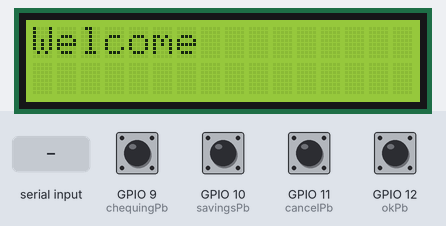
Simulated run of this sketch. Board: ESP32-S3. Shown: 16×2 character LCD. The test bench sets the inputs (shaded band); at power-on: GPIO 9 (chequingPb), GPIO 10 (savingsPb), GPIO 11 (cancelPb), GPIO 12 (okPb) HIGH. What the sketch prints to the serial monitor is not drawn.

Above: at 4.2 s.
4.3 s: "90,45\n" received over Serial
At 4.8 s:
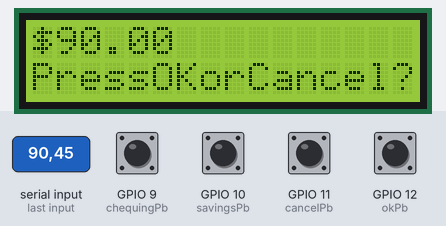
5.8 s: GPIO 11 (cancelPb) pulled LOW for 0.15 s
At 6.5 s:
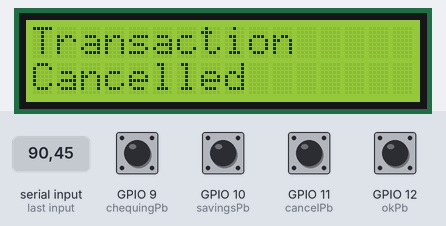
8.9 s: GPIO 12 (okPb) pulled LOW for 0.15 s
At 10.0 s:
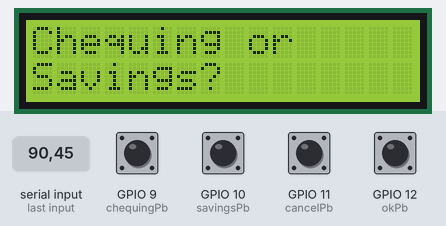
10.5 s: GPIO 9 (chequingPb) pulled LOW for 0.15 s
At 12.0 s:
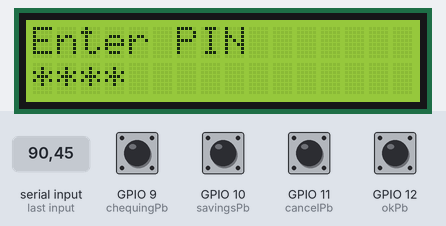
Timing chart, 0 to 13.5 s (numbered marks = the images above; inputs shaded):
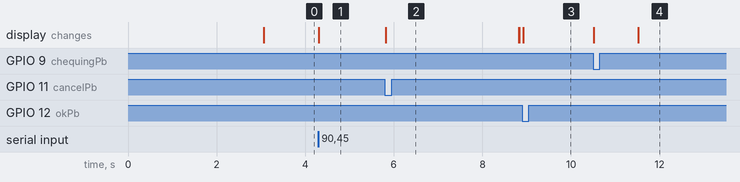

The sketch:

DebitMachine.ino
```cpp
/*
   FILE          : DebitMachine.ino
   PROJECT       : PROG8125
   PROGRAMMER    : Rohit Bhardwaj
   FIRST VERSION : 2016-07-14
   DESCRIPTION   : Demonstrates a debit machine banking transaction that implements a state machine.
*/
//Includes
#include <LiquidCrystal.h>
#include <Bounce.h>

//Globals
LiquidCrystal lcd(19, 18, 17, 16, 15, 14); //create an lcd object
//                RS, En, D4, D5, D6, D7
Bounce chequingPb(9, 10);                  //create a pb object
Bounce savingsPb(10, 10);                  //create a pb object
Bounce cancelPb(11, 10);                   //create a pb object
Bounce okPb(12, 10);                       //create a pb object

//Function Prototypes
void displayWelcome();
void displayAmount(float amount);
float checkIfAmountRecd();
void displayOkCancel();
int8_t checkOkOrCancel();
void displayCheqOrSav();
int8_t checkCheqOrSav();
void displayEnterPin();
int16_t checkIfPinRecd();
void displayEnteredPin();
int8_t bankFunction();
void transactionAuthorized();


// FUNCTION      : displayWelcome()
// DESCRIPTION   : clears the LCD display and displays
//                 Welcome on line 1 of the display
// PARAMETERS    : None
// RETURNS       : nothing
void displayWelcome()
{
  lcd.clear();
  lcd.printf("Welcome");
}

// FUNCTION      : displayAmount()
// DESCRIPTION   : clears the LCD display and displays
//                 the $amount received on line 1 of the display
// PARAMETERS    : float - amount to display
// RETURNS       : nothing
void displayAmount(float amount)
{
  lcd.clear();
  lcd.printf("$%-9.2f", amount);
  Serial.printf("$%9.2f\n", amount);
}

// FUNCTION      : checkIfAmountRecd()
// DESCRIPTION   : Checks the serial port to see if any chars
//                 are available. If so, reads the chars using
//                 the parseFloat method so that the $amount
//                 is read.
// PARAMETERS    : none
// RETURNS       : float, the amount in $ to be debited
float checkIfAmountRecd()
{
  if (Serial.available())
  {
    return (Serial.parseFloat());
  }
  else
  {
    return -1;
  }
}

// FUNCTION      : displayOkOrCancel()
// DESCRIPTION   : displays "OK or Cancel?" on line 2 of LCD
// PARAMETERS    : none
// RETURNS       : nothing.
void displayOkCancel()
{
  lcd.setCursor(0, 1); //move to second line first position
  lcd.printf("PressOKorCancel?");
}

// FUNCTION      : checkOkOrCancel()
// DESCRIPTION   : Checks either the OK or Cancel
//                 pushbutton has been pressed.
// PARAMETERS    : none
// RETURNS       : int8_t, 3 if cancel pressed, 4 if ok
//                 ok pressed. 0 returned if neither
//                 has pressed.
int8_t checkOkOrCancel()
{
  if (cancelPb.fallingEdge())
  {
    //then the cancel pushbutton has been pressed
    return 3;
  }
  else if (okPb.fallingEdge())
  {
    //then ok pressed
    return 4;
  }
  else
  {
    return 0; //as ok or cancel was not pressed.
  }
}


// FUNCTION      : displayCheqOrSav()
// DESCRIPTION   : clears the LCD and uses line 1 & 2 of LCD to
//                 display "Cheqing or Savings?"
// PARAMETERS    : none
// RETURNS       : nothing.
void displayCheqOrSav()
{
  lcd.clear();
  lcd.printf("Chequing or ");
  lcd.setCursor(0, 1); //move to second line first position
  lcd.printf("Savings? ");
  Serial.println("Chequing or Savings?");
}

// FUNCTION      : checkCheqOrSav()
// DESCRIPTION   : Checks either the Chequing or Saving
//                 pushbutton has been pressed.
// PARAMETERS    : none
// RETURNS       : int8_t, 1 if chequing pressed, 2 if saving
//                 pressed, 3 if cancel pressed. 0 returned if
//                 neither has pressed.
int8_t checkCheqOrSav()
{
  if (chequingPb.fallingEdge())
  {
    //then the chequing pushbutton has been pressed
    return 1;
  }
  else if (savingsPb.fallingEdge())
  {
    //then saving pressed
    return 2;
  }
  else if (cancelPb.fallingEdge())
  {
    //then the cancel pushbutton has been pressed
    return 3;
  }
  else
  {
    //then neither of these pushbuttons has been pressed.
    return 0;
  }
}

// FUNCTION      : displayEnterPin()
// DESCRIPTION   : clears the LCD and displays "Enter PIN " on
//                 line 1 of LCD
// PARAMETERS    : none
// RETURNS       : nothing.
void displayEnterPin()
{
  Serial.println("Enter Pin");
  lcd.clear();
  lcd.printf("Enter PIN ");
}

// FUNCTION      : checkIfPinRecd()
// DESCRIPTION   : Checks the serial port to see if any chars
//                 are available. If so, reads the chars using
//                 the parseInt method so that the PIN
//                 is read.
// PARAMETERS    : none
// RETURNS       : int, the pin
int16_t checkIfPinRecd()
{
  int16_t pin = 0;
  if (Serial.available())
  {
    Serial.println("PIN Entered");
    pin = Serial.parseInt();
    return pin;
  }
  else
  {
    return -1;
  }
}

// FUNCTION      : displayEnetredPin()
// DESCRIPTION   : displays "****" on line 2 of LCD and then clears the
//                 LCD to display Processing on line 1 of the display
// PARAMETERS    : none
// RETURNS       : nothing.
void displayEnteredPin()
{
  lcd.setCursor(0, 1); //move to second line first position
  lcd.printf("****");
  delay(3000);         //this appears only for 3s
  lcd.clear();
  lcd.printf("Processing...");
}

// FUNCTION      : bankFunction()
// DESCRIPTION   : Checks the serial port to see if any chars
//                 are available. If so, reads the chars using
//                 the serial.read method and compares them with
//                 OK or NotOk
// PARAMETERS    : none
// RETURNS       : int8_t, 1 if ok is read , 2 if notok is read
int8_t bankFunction()
{
  char bank[5];                                            //create a character array
  if (Serial.available())                                  //checks if any character is available on the serial port
  {
    for (int x = 0; x < 5; x++)
    {
      bank[x] = Serial.read();                            //updating the char array with characters that are read from serial port
    }
    if (bank[0] == 'o' && bank[1] == 'k')
    {
      return 1;
    }
    else if ((bank[0] == 'n' && bank[1] == 'o') &&
             (bank[2] == 't' && bank[3] == 'o') &&
             (bank[4] == 'k'))
    {
      return 2;
    }
  }
}


// FUNCTION      : transactionAuthorized()
// DESCRIPTION   : clears the LCD and displays trannsaction authorized on
//                 line 1 and 2 of LCD and after that it displays printing
//                 receipt
// PARAMETERS    : none
// RETURNS       : nothing
void transactionAuthorized()
{
  Serial.println("Transaction Authorized ");
  lcd.clear();
  lcd.printf("Transaction");
  lcd.setCursor(0, 1);
  lcd.printf("Authorized");
  delay(3000);
  lcd.clear();
  lcd.printf("Printing");
  lcd.setCursor(0, 1);
  lcd.printf("Receipt");
  delay(3000);
  displayWelcome();
}
void setup()
{
  pinMode(9, INPUT_PULLUP);
  pinMode(10, INPUT_PULLUP);
  pinMode(11, INPUT_PULLUP);
  pinMode(12, INPUT_PULLUP);

  Serial.begin(9600);

  lcd.begin (2, 16);
  lcd.printf("debit Demo");
  delay(3000);
  lcd.clear();
  displayWelcome();
}

void loop()
{
  float amount = 0;                //used to hold the transaction amount
  int16_t myPin = 0;               //used to hold the pin
  int8_t bankResponse ;            //used to hold the response from the bankfunction
  static int8_t transactionState = 1;
  int8_t pbPressed = 0;            //holds pushbutton 1 = Chequing,
  //2 = savings, 3 = Cancel
  //4 = OK
  /*states:   1   display Welcome Screen, wait for $ amount input from
                   Serial port
               2   @ amount Received, waiting for Ok or Cancel button
               3   OK received, waiting for chequing or Savings button
               4   C or S received, waiting for PIN to be entered from
                   Serial Port
               5   Pin Correct, send transaction data to bank. Waiting
                   for OK back from Bank If OK from Bank received. Print
                   Reciept, Record transaction. Move back to State 1.
               6   Cancel Pressed. Display "Transaction Cancelled" back to
                   state 1
  */
  //update the pb's
  chequingPb.update();
  savingsPb.update();
  cancelPb.update();
  okPb.update();

  switch (transactionState)
  {
    case 1:  //checking if an amount has been received
      amount = checkIfAmountRecd();
      if (amount != -1 )
      { //returns a -1 if an transaction amount has
        //NOT been received on the serial port.
        displayAmount(amount);
        transactionState = 2;
      }
      break;

    case 2:  //amount has been received waiting for Ok or Cancel to be pressed.
      displayOkCancel();
      pbPressed = checkOkOrCancel();
      if (pbPressed != 0)
      {
        if (pbPressed == 3)
        {
          //then cancel was pressed.
          Serial.println("Cancel Pressed");
          transactionState = 6;
        }
        else if (pbPressed == 4)
        {
          //then ok pressed
          Serial.println("OK Pressed");
          displayCheqOrSav();
          transactionState = 3;
        }
      }
      break;

    case 3:  //chequing or Saving has been displayed waiting for chequing or saving to be pressed

      pbPressed = checkCheqOrSav();
      if (pbPressed != 0)
      {
        if (pbPressed == 1)
        {
          //then chequing was pressed.
          Serial.println("C Pressed");
          displayEnterPin();
          transactionState = 4;
        }
        else if (pbPressed == 2)
        {
          //then saving pressed
          Serial.println("S Pressed");
          displayEnterPin();
          transactionState = 4;
        }
        else if (pbPressed == 3)
        {
          //then cancel pressed
          Serial.println("Cancel Pressed");
          transactionState = 6;
        }
      }
      break;

    case 4: //checking if pin has been received
      myPin = checkIfPinRecd();
      if (myPin != -1 )
      { //returns a -1 if the pin has
        //NOT been received on the serial port.
        //if we're here a pin was entered
        displayEnteredPin();
        transactionState = 5;
      }
      else if (cancelPb.fallingEdge())
      {
        Serial.println("Cancel Pressed");
        transactionState = 6;
      }
      break;

    case 5: //now wait for OK back from the bank(from the serial port)
      bankResponse = bankFunction();
      if (bankResponse == 1)
      {
        transactionAuthorized();
        transactionState = 1;
      }
      else if (bankResponse == 2)
      {
        Serial.println("Transaction Cancelled ");
        transactionState = 6;
      }
      break;

    case 6: //Transaction Cancelled
      lcd.clear();                                      // clears the LCD DISPLAY
      lcd.printf("Transaction");
      lcd.setCursor(0, 1);                              //sets cursor at line 2
      lcd.printf("Cancelled");
      delay(3000);
      displayWelcome();
      transactionState = 1;
      break;

    default:
      displayWelcome();
      break;
  }
}
```

Measured:
- after the input at 4.3 s, the display: first changes at once (image 1 shows a later state)
- after the input at 5.8 s, the display: changes at once (image 2)
- after the input at 8.9 s, the display: changes at once (image 3)
- after the input at 10.5 s, the display: first changes at once (image 4 shows a later state)
